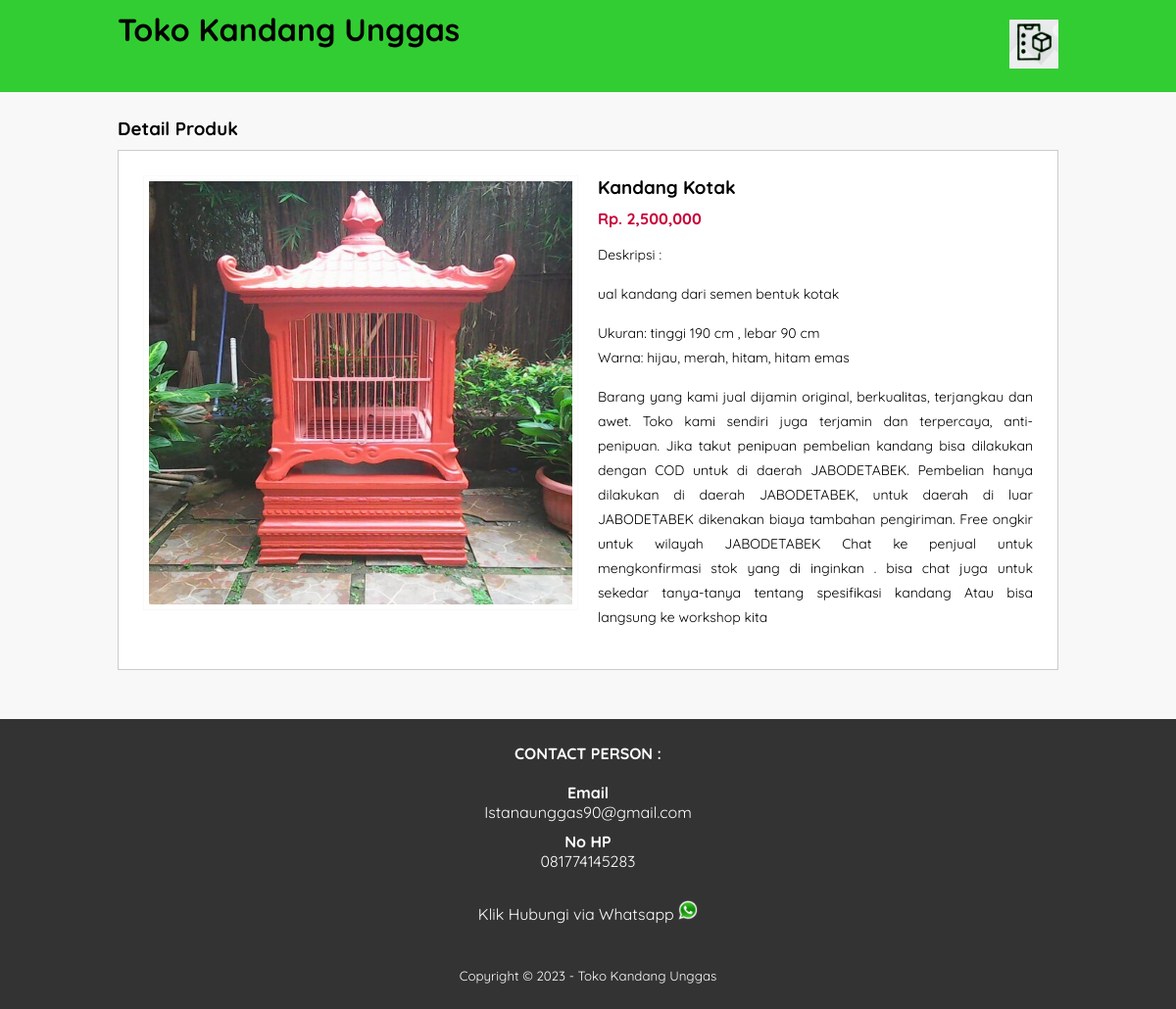
/detail-produk.php?id=1, run on the app's committed database.
### tables this page shows
CREATE TABLE `tb_product` (
  `product_id` int(11) NOT NULL,
  `category_id` int(11) NOT NULL,
  `product_name` varchar(100) NOT NULL,
  `product_price` int(11) NOT NULL,
  `product_description` text NOT NULL,
  `product_image` varchar(100) NOT NULL,
  `product_status` tinyint(1) NOT NULL,
  `date_created` timestamp NOT NULL DEFAULT current_timestamp()
);

### detail-produk.php (the view, shortened to what this page needs)
<?php
	include 'db.php';
	$kontak = mysqli_query($conn, "SELECT admin_telp, admin_email, admin_address FROM tb_admin WHERE admin_id = 1");
	$a = mysqli_fetch_object($kontak);
	$produk = mysqli_query($conn, "SELECT * FROM tb_product WHERE product_id = '".$_GET['id']."' ");
	$p = mysqli_fetch_object($produk);
?>
<!DOCTYPE html>
<html>
<head>
	<link rel="stylesheet" type="text/css" href="css/style.css">
</head>
<body>
<header>
    <div class="container">
        <h1><a href="index.php">Toko Kandang Unggas</a></h1>
        <ul>
            <li><a><img src="img/list barang.png" width="50px"></a></li>
        </ul>
    </div>
</header>
<div class="section">
    <div class="container">
        <h3>Detail Produk</h3>
        <div class="box">
            <div class="col-2">
                <img src="produk/<?php echo $p->product_image ?>" width="100%">
            </div>
            <div class="col-2">
                <h3><?php echo $p->product_name ?></h3>
                <h4>Rp. <?php echo number_format($p->product_price) ?></h4>
                <p>Deskripsi :<br>
                <?php echo $p->product_description ?>
                </p>
            </div>
        </div>
    </div>
</div>
<div class="footer">
    <div class="container">
        <h4>CONTACT PERSON :</h4><br>
        <h4>Email</h4>
        <p><?php echo $a->admin_email ?></p>
        <h4>No HP</h4>
        <p><?php echo $a->admin_telp ?></p><br>
        <a href="https://api.whatsapp.com/send?phone=<?php echo $a->admin_telp ?>&text=Hai, saya tertarik dengan produk Anda. Stok barang ready?" target="_blank">
            Klik Hubungi via Whatsapp
            <img src="img/wa.png" width="20px"></a>
        <br><br>
        <small>Copyright &copy; 2023 - Toko Kandang Unggas</small>
    </div>
</div>
</body>
</html>

### css/style.css (style rules this page uses)
* { padding:0; margin:0; font-family: 'Quicksand', sans-serif; }
body { background-color: #f8f8f8; }
a { color: inherit; text-decoration: none; }
header { background-color: #32CD32; color: #000000; }
header h1 { float: left; padding:10px 0; }
header ul { float: right; }
header ul li { display: inline-block; }
header ul li a { padding:20px 0 20px 15px; display: inline-block; }
.container { width: 80%; margin:0 auto; }
.container:after { content: ''; display: block; clear: both; }
.section { padding:25px 0; }
.box { background-color: #fff; border:1px solid #ccc; padding:15px; box-sizing: border-box; margin:10px 0 25px 0; }
.box:after { content: ''; display: block; clear: both; }
.footer { padding:25px 0; background-color: #333; color: #fff; text-align: center; }
.footer p { margin-bottom: 10px; }
.footer small { margin-top: 25px; display: inline-block; }
.col-2 { width: 50%; min-height: 200px; padding:10px; box-sizing: border-box; float: left; }
.col-2 img { border:1px solid #f9f9f9; padding:5px; box-sizing: border-box; }
.col-2 h3 { margin-bottom: 10px; }
.col-2 h4 { color: #C70039; }
.col-2 p { margin:15px 0; text-align: justify; line-height: 25px; font-size:14px; }

### data on the page
tb_product: product_image (picture), product_name "Kandang Kotak", product_price "2,500,000", product_description "ual kandang dari semen bentuk kotak Ukuran: tinggi 190 cm , lebar 90 cm Warna: hijau, merah, hitam, hitam emas Barang yang kami jual dijamin original, berkualitas, terjangkau dan awet. Toko kami sendiri juga terjamin dan terpercaya, anti-penipuan. Jika takut penipuan pembelian kandang bisa dilakukan dengan COD untuk di daerah JABODETABEK. Pembelian hanya dilakukan di daerah JABODETABEK, untuk daerah di luar JABODETABEK dikenakan biaya tambahan pengiriman. Free ongkir untuk wilayah JABODETABEK Chat ke penjual untuk mengkonfirmasi stok yang di inginkan . bisa chat juga untuk sekedar tanya-tanya tentang spesifikasi kandang Atau bisa langsung ke workshop kita"

### other printed values
$a->admin_email "Istanaunggas90@gmail.com"
$a->admin_telp "081774145283"
